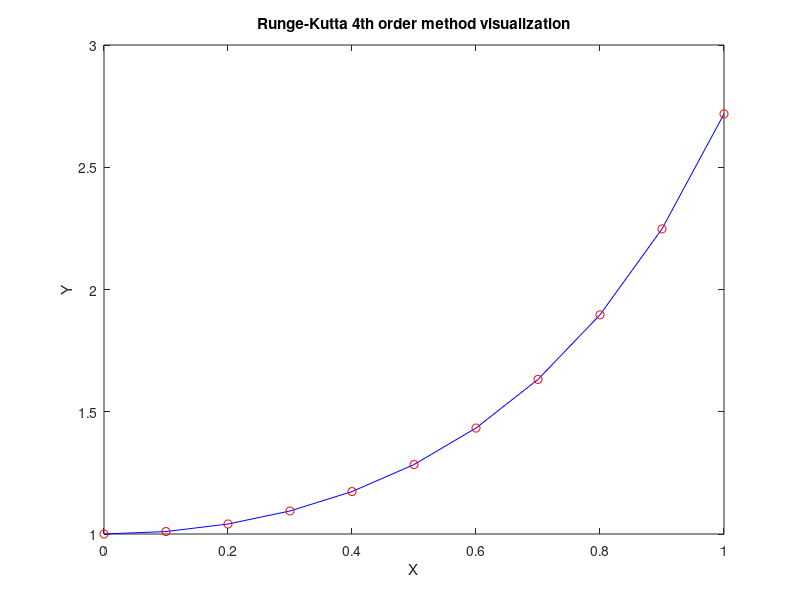

MATLAB code for this plot:
clc; close all; clear;

iter = 0; % Number of iterations
h = 0.1;  % Step
e = 1;    % Constraint
y0 = 1;   % Initial condition


f = @(x, y) 2 * x * y; % Ordinary differential equation
X = zeros(e / h, 1);
Y = zeros(e / h, 1);
dY = zeros(e / h, 1);
k = zeros(4, 1); % Fourth order table

Y(1) = y0;

for i=1:h:(e+1)
    iter = iter + 1;
    
    k(1) = h * f(X(iter), Y(iter));
    k(2) = h * f(X(iter) + 0.5 * h, Y(iter) + 0.5 * k(1));
    k(3) = h * f(X(iter) + 0.5 * h, Y(iter) + 0.5 * k(2));
    k(4) = h * f(X(iter) + h, Y(iter) + k(3));
    dY(iter) = (1/6) * (k(1) + 2 * k(2) + 2 * k(3) + k(4));
    
    if (i ~= (e+1))
        Y(iter + 1) = Y(iter) + dY(iter);
        X(iter + 1) = X(iter) + h;
    end
end

disp(Y);

p = figure;
plot(X, Y, 'b-', X, Y, 'ro');
title("Runge-Kutta 4th order method visualization")
xlabel("X")
ylabel("Y")
saveas(p, 'runge-kutta-first.png');